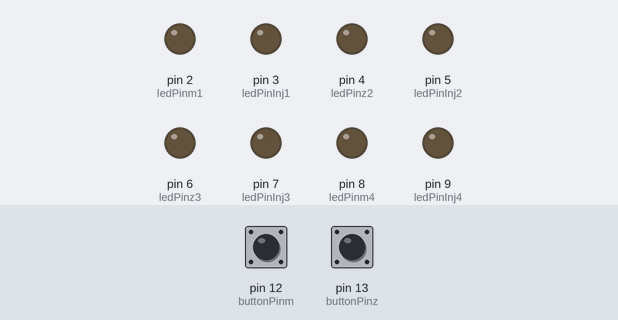
Recording of a sketch running on a simulated Arduino Uno, built with avr-gcc and run on an emulated ATmega328P. Shown: output pins drawn as LEDs (lit = HIGH). The test bench sets the inputs (shaded band); at power-on: pin 12 (buttonPinm) LOW, pin 13 (buttonPinz) LOW.

Above: at 2.4 s.
2.5 s: pin 12 (buttonPinm) pulled HIGH for 1 s
At 3.6 s:
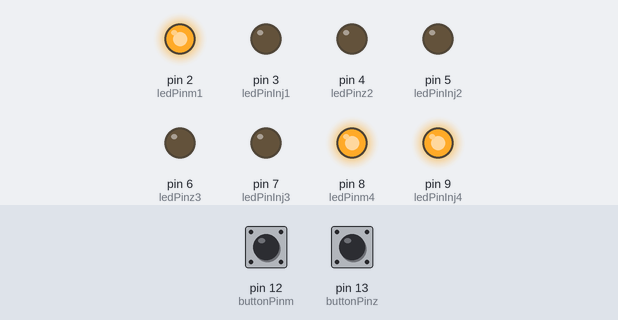
5.7 s: pin 13 (buttonPinz) pulled HIGH for 1 s
At 7.0 s:
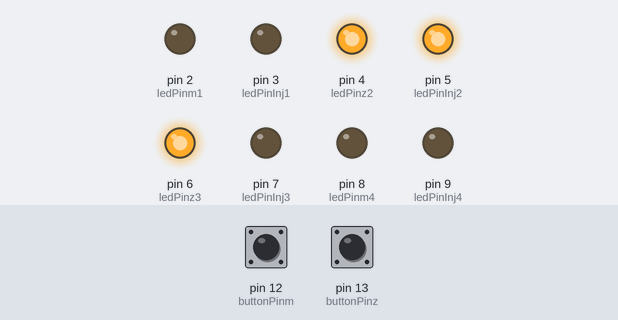
9.1 s: pin 13 (buttonPinz) pulled HIGH for 3.2 s
At 13.4 s:
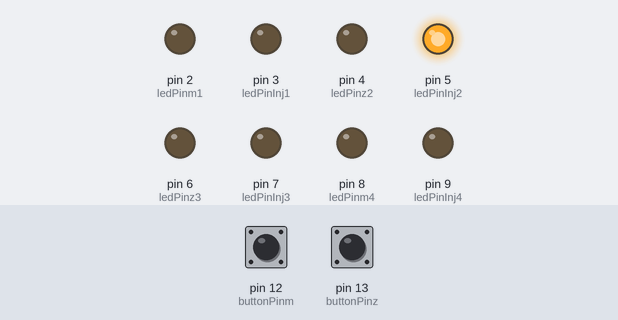
15.1 s: pin 12 (buttonPinm) pulled HIGH for 3.2 s
At 19.0 s:
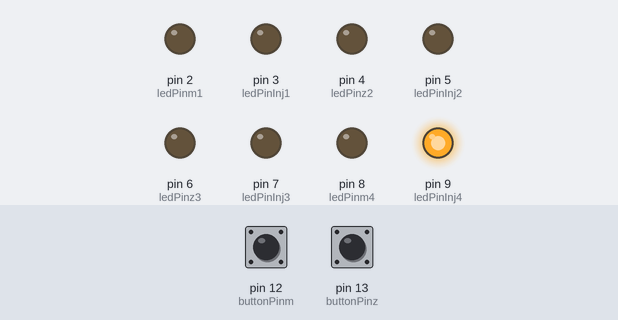
20.7 s: pin 12 (buttonPinm) driven HIGH and pin 13 (buttonPinz) driven HIGH
At 22.8 s:
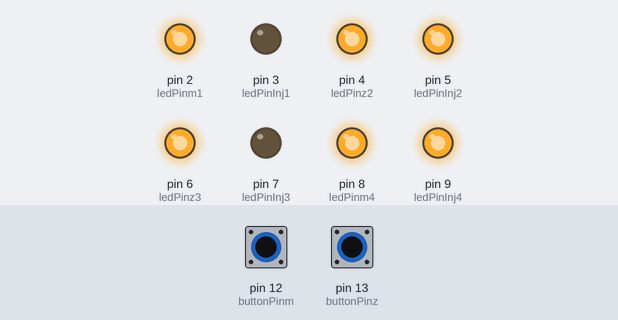
23.1 s: pin 12 (buttonPinm) driven LOW
At 23.4 s:
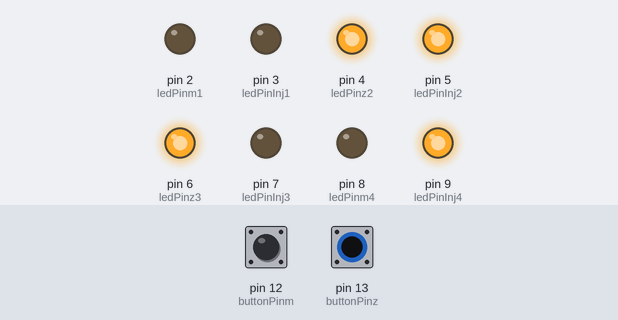
Timing chart, 0 to 26.1 s (numbered marks = the images above; inputs shaded):
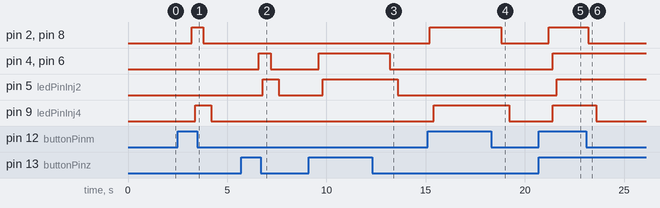

The sketch:

sparkplugs.ino
```cpp
const int buttonPinm = 12;     // the number of the pushbutton pin
const int buttonPinz = 13;
const int ledPinm1 =  2;
const int ledPinm4 =  8;// the number of the LED pin
const int ledPinz2=  4;
const int ledPinz3 =  6;
const int ledPinInj1 =  3;
const int ledPinInj2 =  5;
const int ledPinInj3 =  7;
const int ledPinInj4 =  9;

// variables will change:
int buttonStatem = 0;         // variable for reading the pushbutton status
int buttonStatez = 0;
void setup() {
  // initialize the LED pin as an output:
  pinMode(ledPinm1, OUTPUT);
  pinMode(ledPinm4, OUTPUT);
  pinMode(ledPinz2, OUTPUT);
  pinMode(ledPinz3, OUTPUT);
  pinMode(ledPinInj1, OUTPUT);
  pinMode(ledPinInj2, OUTPUT);
  pinMode(ledPinInj3, OUTPUT);
  pinMode(ledPinInj4, OUTPUT);
  // initialize the pushbutton pin as an input:
  pinMode(buttonPinm, INPUT);
   pinMode(buttonPinz, INPUT);
}

void loop() {
  // read the state of the pushbutton value:

  buttonStatem = digitalRead(buttonPinm);
  buttonStatez = digitalRead(buttonPinz);
  // check if the pushbutton is pressed. If it is, the buttonState is HIGH:
  if (buttonStatem == HIGH) {
    // turn LED on:
    digitalWrite(ledPinm1, HIGH);
    digitalWrite(ledPinm4, HIGH);
    delay(200);
    digitalWrite(ledPinInj4, HIGH);


  } else {
    // turn LED off:
    digitalWrite(ledPinm1, LOW);
    digitalWrite(ledPinm4, LOW);
    delay(400);//THAT DELAYS THE SECOND IF...SO IT MUST BE EVERYTHING IN ONE IF CONDITION
    digitalWrite(ledPinInj4, LOW);
  }
 if (buttonStatez == HIGH) {
    // turn LED on:
    digitalWrite(ledPinz2, HIGH);
     digitalWrite(ledPinz3, HIGH);
      delay(200);
    digitalWrite(ledPinInj2, HIGH);

  } else {
    // turn LED off:
    digitalWrite(ledPinz2, LOW);
     digitalWrite(ledPinz3, LOW);
     delay(400);
    digitalWrite(ledPinInj2, LOW);

  }
  // buttonless auto
 /*digitalWrite(ledPinz2, HIGH);
 digitalWrite(ledPinz4, HIGH);
 digitalWrite(ledPinm1, LOW);
 digitalWrite(ledPinm3, LOW);
 delay(30);
 digitalWrite(ledPinz2, LOW);
 digitalWrite(ledPinz4, LOW);
 digitalWrite(ledPinm1, HIGH);
 digitalWrite(ledPinm3, HIGH);
 delay(30);*/
}
```

Measured:
- after the input at 2.5 s, pin 2 (ledPinm1), pin 8 (ledPinm4): LOW → HIGH after 0.70 s, → LOW 0.60 s later; pin 9 (ledPinInj4): LOW → HIGH after 0.90 s, → LOW 0.80 s later
- after the input at 5.7 s, pin 4 (ledPinz2), pin 6 (ledPinz3): LOW → HIGH after 0.90 s, → LOW 0.60 s later; pin 5 (ledPinInj2): LOW → HIGH after 1.1 s, → LOW 0.80 s later
- after the input at 9.1 s, pin 4 (ledPinz2), pin 6 (ledPinz3): LOW → HIGH after 0.50 s, → LOW 3.6 s later; pin 5 (ledPinInj2): LOW → HIGH after 0.70 s, → LOW 3.8 s later
- after the input at 15.1 s, pin 2 (ledPinm1), pin 8 (ledPinm4): LOW → HIGH after 0.10 s, → LOW 3.6 s later; pin 9 (ledPinInj4): LOW → HIGH after 0.30 s, → LOW 3.8 s later
- after the input at 20.7 s, pin 2 (ledPinm1), pin 8 (ledPinm4): LOW → HIGH after 0.50 s; pin 4 (ledPinz2), pin 6 (ledPinz3), pin 9 (ledPinInj4): LOW → HIGH after 0.70 s; pin 5 (ledPinInj2): LOW → HIGH after 0.90 s
- after the input at 23.1 s, pin 2 (ledPinm1), pin 8 (ledPinm4): HIGH → LOW after 0.10 s; pin 9 (ledPinInj4): HIGH → LOW after 0.50 s
